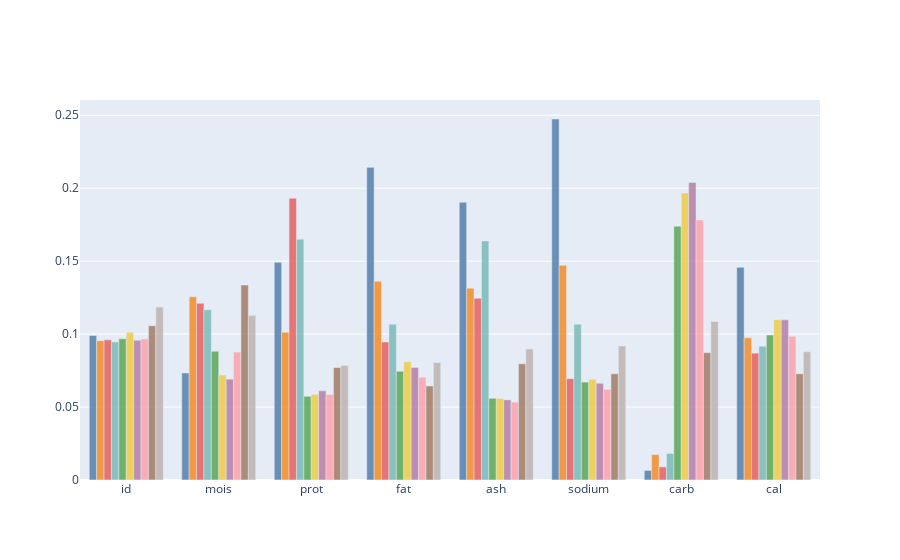

The cell this chart's notebook holds for it:
### Code cell
def bars_grouped_by_category(df, thecategory, continuous, colorscale):
    gb = df.groupby([thecategory])[continuous].mean()
    
    summit = gb.sum(axis=0)
    gb1 = gb / summit
    
    colors = cycle(iter(colorscale))
    
    figures = []
    
    for h in gb.index:
        mask = ( gb.index == h )
        gb2 = gb1[mask]
        x = gb2.columns.values
        y = gb2.values.flatten()
        fig = px.bar(x=x, y=y, opacity=0.8, hover_name=[h]*len(x)).update_traces({"marker" :{"color": next(colors)}})
        figures.append(fig.update_layout({"yaxis": {"showgrid": False}}))
    
    # datum = figures[0].data + figures[1].data
    # datum = figures[0].data + figures[1].data + figures[2].data
    # datum = figures[0].data + figures[1].data + figures[2].data + figures[3].data
    # datum = figures[0].data + figures[1].data + figures[2].data + figures[3].data + figures[4].data 
    # datum = figures[0].data + figures[1].data + figures[2].data + figures[3].data + figures[4].data + figures[5].data
    # datum = figures[0].data + figures[1].data + figures[2].data + figures[3].data + figures[4].data + figures[5].data + figures[6].data
    # datum = figures[0].data + figures[1].data + figures[2].data + figures[3].data + figures[4].data + figures[5].data + figures[6].data + figures[7].data 
    # datum = figures[0].data + figures[1].data + figures[2].data + figures[3].data + figures[4].data + figures[5].data + figures[6].data + figures[7].data + figures[8].data
    datum = figures[0].data + figures[1].data + figures[2].data + figures[3].data + figures[4].data + figures[5].data + figures[6].data + figures[7].data + figures[8].data + figures[9].data 
    
    print(len(datum), len(pizza["brand"].unique()))
    if len(datum) == len(df[thecategory].unique()):
        fig = go.Figure(datum)
        return fig
    else:
        print("the indices are of different lengths; brute force required, woe is me")


bars_grouped_by_category(pizza, "brand", continuous, px.colors.qualitative.T10)

### Figure 1 — Plotly figure (JSON) as saved in the notebook; plotly's stock layout.template omitted (floating-point values rounded to 4 significant figures)
{"data": [{"alignmentgroup": "True", "hovertemplate": "<b>%{hovertext}</b><br><br>x=%{x}<br>y=%{y}<extra></extra>", "hovertext": ["A", "A", "A", "A", "A", "A", "A", "A"], "legendgroup": "", "marker": {"color": "#4C78A8", "opacity": 0.8, "pattern": {"shape": ""}}, "name": "", "offsetgroup": "", "orientation": "v", "showlegend": false, "textposition": "auto", "type": "bar", "x": ["id", "mois", "prot", "fat", "ash", "sodium", "carb", "cal"], "xaxis": "x", "y": [0.09909, 0.07334, 0.1493, 0.2143, 0.1904, 0.2474, 0.006532, 0.1458], "yaxis": "y"}, {"alignmentgroup": "True", "hovertemplate": "<b>%{hovertext}</b><br><br>x=%{x}<br>y=%{y}<extra></extra>", "hovertext": ["B", "B", "B", "B", "B", "B", "B", "B"], "legendgroup": "", "marker": {"color": "#F58518", "opacity": 0.8, "pattern": {"shape": ""}}, "name": "", "offsetgroup": "", "orientation": "v", "showlegend": false, "textposition": "auto", "type": "bar", "x": ["id", "mois", "prot", "fat", "ash", "sodium", "carb", "cal"], "xaxis": "x", "y": [0.09549, 0.1256, 0.1012, 0.1362, 0.1315, 0.1471, 0.01744, 0.09744], "yaxis": "y"}, {"alignmentgroup": "True", "hovertemplate": "<b>%{hovertext}</b><br><br>x=%{x}<br>y=%{y}<extra></extra>", "hovertext": ["C", "C", "C", "C", "C", "C", "C", "C"], "legendgroup": "", "marker": {"color": "#E45756", "opacity": 0.8, "pattern": {"shape": ""}}, "name": "", "offsetgroup": "", "orientation": "v", "showlegend": false, "textposition": "auto", "type": "bar", "x": ["id", "mois", "prot", "fat", "ash", "sodium", "carb", "cal"], "xaxis": "x", "y": [0.09607, 0.1211, 0.1932, 0.09456, 0.1246, 0.06944, 0.008989, 0.08699], "yaxis": "y"}, {"alignmentgroup": "True", "hovertemplate": "<b>%{hovertext}</b><br><br>x=%{x}<br>y=%{y}<extra></extra>", "hovertext": ["D", "D", "D", "D", "D", "D", "D", "D"], "legendgroup": "", "marker": {"color": "#72B7B2", "opacity": 0.8, "pattern": {"shape": ""}}, "name": "", "offsetgroup": "", "orientation": "v", "showlegend": false, "textposition": "auto", "type": "bar", "x": ["id", "mois", "prot", "fat", "ash", "sodium", "carb", "cal"], "xaxis": "x", "y": [0.0946, 0.1167, 0.165, 0.1068, 0.1638, 0.1068, 0.01817, 0.09171], "yaxis": "y"}, {"alignmentgroup": "True", "hovertemplate": "<b>%{hovertext}</b><br><br>x=%{x}<br>y=%{y}<extra></extra>", "hovertext": ["E", "E", "E", "E", "E", "E", "E", "E"], "legendgroup": "", "marker": {"color": "#54A24B", "opacity": 0.8, "pattern": {"shape": ""}}, "name": "", "offsetgroup": "", "orientation": "v", "showlegend": false, "textposition": "auto", "type": "bar", "x": ["id", "mois", "prot", "fat", "ash", "sodium", "carb", "cal"], "xaxis": "x", "y": [0.09682, 0.08831, 0.0574, 0.07456, 0.05603, 0.06712, 0.1739, 0.09936], "yaxis": "y"}, {"alignmentgroup": "True", "hovertemplate": "<b>%{hovertext}</b><br><br>x=%{x}<br>y=%{y}<extra></extra>", "hovertext": ["F", "F", "F", "F", "F", "F", "F", "F"], "legendgroup": "", "marker": {"color": "#EECA3B", "opacity": 0.8, "pattern": {"shape": ""}}, "name": "", "offsetgroup": "", "orientation": "v", "showlegend": false, "textposition": "auto", "type": "bar", "x": ["id", "mois", "prot", "fat", "ash", "sodium", "carb", "cal"], "xaxis": "x", "y": [0.1013, 0.07196, 0.05863, 0.08101, 0.05594, 0.06902, 0.1968, 0.1098], "yaxis": "y"}, {"alignmentgroup": "True", "hovertemplate": "<b>%{hovertext}</b><br><br>x=%{x}<br>y=%{y}<extra></extra>", "hovertext": ["G", "G", "G", "G", "G", "G", "G", "G"], "legendgroup": "", "marker": {"color": "#B279A2", "opacity": 0.8, "pattern": {"shape": ""}}, "name": "", "offsetgroup": "", "orientation": "v", "showlegend": false, "textposition": "auto", "type": "bar", "x": ["id", "mois", "prot", "fat", "ash", "sodium", "carb", "cal"], "xaxis": "x", "y": [0.09574, 0.06912, 0.06114, 0.07716, 0.05493, 0.0663, 0.204, 0.1098], "yaxis": "y"}, {"alignmentgroup": "True", "hovertemplate": "<b>%{hovertext}</b><br><br>x=%{x}<br>y=%{y}<extra></extra>", "hovertext": ["H", "H", "H", "H", "H", "H", "H", "H"], "legendgroup": "", "marker": {"color": "#FF9DA6", "opacity": 0.8, "pattern": {"shape": ""}}, "name": "", "offsetgroup": "", "orientation": "v", "showlegend": false, "textposition": "auto", "type": "bar", "x": ["id", "mois", "prot", "fat", "ash", "sodium", "carb", "cal"], "xaxis": "x", "y": [0.09669, 0.08768, 0.0586, 0.07049, 0.05338, 0.06216, 0.1783, 0.09846], "yaxis": "y"}, {"alignmentgroup": "True", "hovertemplate": "<b>%{hovertext}</b><br><br>x=%{x}<br>y=%{y}<extra></extra>", "hovertext": ["I", "I", "I", "I", "I", "I", "I", "I"], "legendgroup": "", "marker": {"color": "#9D755D", "opacity": 0.8, "pattern": {"shape": ""}}, "name": "", "offsetgroup": "", "orientation": "v", "showlegend": false, "textposition": "auto", "type": "bar", "x": ["id", "mois", "prot", "fat", "ash", "sodium", "carb", "cal"], "xaxis": "x", "y": [0.1057, 0.1336, 0.07708, 0.06442, 0.07965, 0.07279, 0.08727, 0.0728], "yaxis": "y"}, {"alignmentgroup": "True", "hovertemplate": "<b>%{hovertext}</b><br><br>x=%{x}<br>y=%{y}<extra></extra>", "hovertext": ["J", "J", "J", "J", "J", "J", "J", "J"], "legendgroup": "", "marker": {"color": "#BAB0AC", "opacity": 0.8, "pattern": {"shape": ""}}, "name": "", "offsetgroup": "", "orientation": "v", "showlegend": false, "textposition": "auto", "type": "bar", "x": ["id", "mois", "prot", "fat", "ash", "sodium", "carb", "cal"], "xaxis": "x", "y": [0.1185, 0.1127, 0.07843, 0.08052, 0.08977, 0.09179, 0.1087, 0.08789], "yaxis": "y"}], "layout": {"autosize": true, "xaxis": {"autorange": true, "range": [-0.5, 7.5], "type": "category"}, "yaxis": {"autorange": true, "range": [0, 0.2605], "type": "linear"}}}
